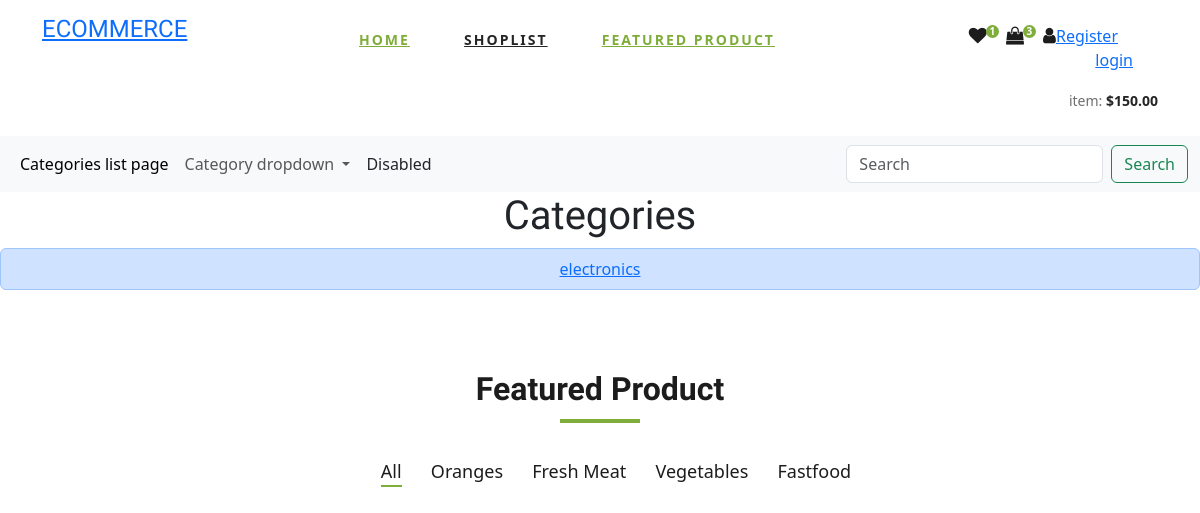
The page /categories/ on the database as committed earlier.
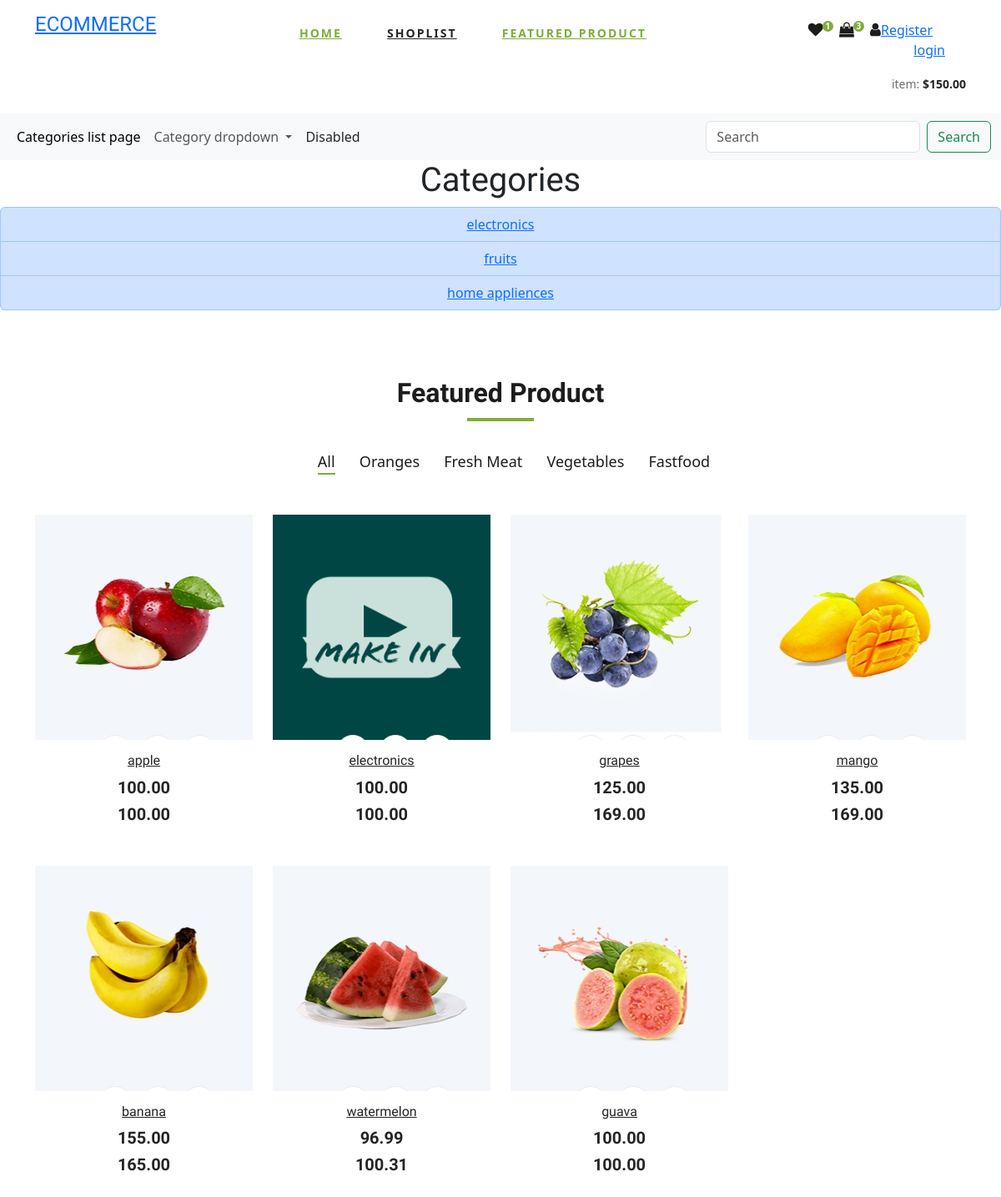
The same page on the database as committed later.
### main/models.py (models this page shows, shortened)
class Category(models.Model):
    cid = ShortUUIDField(unique=True,length = 10,max_length=30,prefix='cat',alphabet="adcdefgh12345")
    title = models.CharField(max_length=100)
    image = models.ImageField(upload_to='category/images/',null=True,blank=True)

class Product(models.Model):
    pid = ShortUUIDField(unique=True,length=10,max_length=20,alphabet="abcdefgh12345",prefix="pro")
    vendor = models.ForeignKey(Vendor,on_delete=models.SET_NULL,null=True)
    category = models.ForeignKey(Category,on_delete=models.SET_NULL,null=True)
    title = models.CharField(max_length=100)
    image = models.ImageField(upload_to='product/images/',null=True,blank=True)
    description = models.TextField(null=True,blank=True)
    price = models.DecimalField(max_digits=999999999,decimal_places=2,default="100")
    old_price = models.DecimalField(max_digits=999999999,decimal_places=2,default="100")
    specifications = models.TextField(null=True,blank=True)
    tags = models.ForeignKey(Tags,on_delete=models.SET_NULL,null=True)
    product_status = models.CharField(choices=STATUS,max_length=10,default="in_review")
    in_stock = models.BooleanField(default=True)
    status = models.BooleanField(default=True)
    featured = models.BooleanField(default=True)
    digital = models.BooleanField(default=True)
    quantity = models.IntegerField(default=0)
    sku = ShortUUIDField(unique=True,length=4,max_length=20,alphabet="1234567890",prefix="sku")
    date = models.DateTimeField(auto_now_add=True)
    updated = models.DateTimeField(null=True,blank=True)

### main/views.py (the view)
# urls.py: path('categories/', views.category_list, name='category_list'),
def category_list(request):
    categories = Category.objects.all()
    return render(request, 'category/category_list.html', {'categories': categories})

### main/context_processor.py (called while the page is built)
def default(request):
    categories = Category.objects.all()
    products = Product.objects.all()
    return {
        'categories' : categories,
        'products':products
    }

### Templates/category/category_list.html
{% extends "index.html" %}
{% block category %}
    <h1 style = "text-align:center">Categories</h1>
        <ul class="list-group ">
            {% for category in categories %}
            <li class="list-group-item list-group-item-primary" style = "text-align:center"><a href="{% url 'category_product_list' category.cid %}" >{{ category.title }}</a></li>
            {% endfor %}
          </ul>
{% endblock %}

### Templates/index.html (shortened to what the changed rows need)
<!DOCTYPE html>
<html lang="zxx">
{% load static %}
<head>
    <link rel="stylesheet" href="{% static 'css/bootstrap.min.css' %}" type="text/css">
    <link rel="stylesheet" href="{% static 'css/font-awesome.min.css' %}" type="text/css">
    <link rel="stylesheet" href="{% static 'css/elegant-icons.css' %}" type="text/css">
    <link rel="stylesheet" href="{% static 'css/nice-select.css' %}" type="text/css">
    <link rel="stylesheet" href="{% static 'css/jquery-ui.min.css' %}" type="text/css">
    <link rel="stylesheet" href="{% static 'css/owl.carousel.min.css' %}" type="text/css">
    <link rel="stylesheet" href="{% static 'css/slicknav.min.css' %}" type="text/css">
    <link rel="stylesheet" href="{% static 'css/style.css' %}" type="text/css">
    <link href="https://cdn.jsdelivr.net/npm/bootstrap@5.3.3/dist/css/bootstrap.min.css" rel="stylesheet">
</head>
<body>
{% block category %}
{% endblock %}
    <section class="featured spad">
        <div class="container">
            <div class="row">
                <div class="col-lg-12">
                    <div class="section-title" id="featured_sec">
                        <h2>Featured Product</h2>
                    </div>
                </div>
            </div>
            <div class="row featured__filter">
                {% if products %}
                {% for product in products %}
                <div class="col-lg-3 col-md-4 col-sm-6 mix oranges fresh-meat">
                    <div class="featured__item">
                        <div class="featured__item__pic set-bg" data-setbg="{{ product.image.url }}">
                            <ul class="featured__item__pic__hover">
                                <li><a href="#"></a></li>
                                <li><a href="{% url 'product_detail_view' product.pid %}"></a></li>
                                <li><a href="#"></a></li>
                            </ul>
                        </div>
                        <div class="featured__item__text">
                            <h6><a href="#">{{ product.title }}</a></h6>
                            <h5>{{ product.price }}</h5><h5>{{ product.old_price }}</h5>
                        </div>
                    </div>
                </div>
                {% endfor %}
                {% endif %}
            </div>
        </div>
    </section>
</body>
</html>

Rows that differ between the two databases and show on the page:
added Category: title "fruits"
added Category: title "home appliences"
added Product: shows a picture, title "apple", price "100.00", old_price "100.00"
added Product: shows a picture, title "electronics", price "100.00", old_price "100.00"
added Product: shows a picture, title "grapes", price "125.00", old_price "169.00"
added Product: shows a picture, title "mango", price "135.00", old_price "169.00"
added Product: shows a picture, title "banana", price "155.00", old_price "165.00"
added Product: shows a picture, title "watermelon", price "96.99", old_price "100.31"
added Product: shows a picture, title "guava", price "100.00", old_price "100.00"
